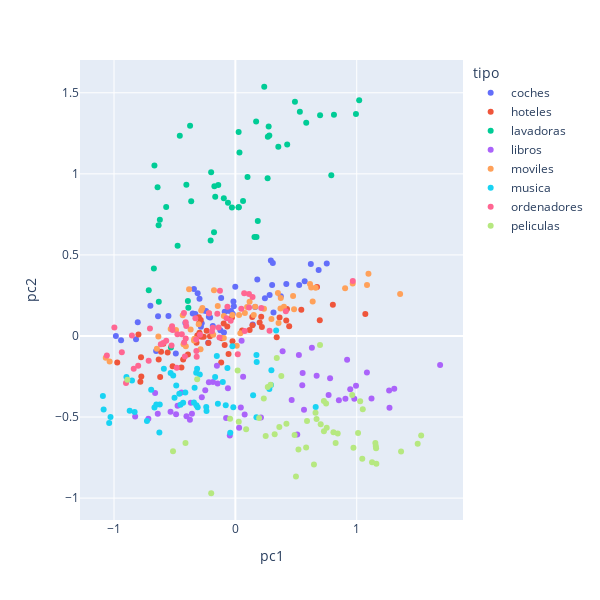

Notebook cell for this chart:
### Code cell
# Grafica interactiva
fig = px.scatter(pca_bow, x='pc1', y='pc2', hover_data=['tipo'], color = 'tipo')
fig.update_layout(
    autosize=False,
    width=600,
    height=600,
)
fig.show()

### Figure 1 — Plotly figure (JSON) as saved in the notebook; plotly's stock layout.template omitted (floating-point values rounded to 4 significant figures)
{"data": [{"customdata": [["coches"], ["coches"], ["coches"], ["coches"], ["coches"], ["coches"], ["coches"], ["coches"], ["coches"], ["coches"], ["coches"], ["coches"], ["coches"], ["coches"], ["coches"], ["coches"], ["coches"], ["coches"], ["coches"], ["coches"], ["coches"], ["coches"], ["coches"], ["coches"], ["coches"], ["coches"], ["coches"], ["coches"], ["coches"], ["coches"], ["coches"], ["coches"], ["coches"], ["coches"], ["coches"], ["coches"], ["coches"], ["coches"], ["coches"], ["coches"], ["coches"], ["coches"], ["coches"], ["coches"], ["coches"], ["coches"], ["coches"], ["coches"], ["coches"], ["coches"]], "hovertemplate": "tipo=%{customdata[0]}<br>pc1=%{x}<br>pc2=%{y}<extra></extra>", "legendgroup": "coches", "marker": {"color": "#636efa", "symbol": "circle"}, "mode": "markers", "name": "coches", "orientation": "v", "showlegend": true, "type": "scatter", "x": [-0.7001, 0.2435, 0.6219, -0.2184, -0.6371, 0.753, -0.2955, -0.3413, -0.8043, -0.01597, 0.1809, 0.2926, -0.9418, -0.01251, 0.3088, 0.5258, -0.1171, 0.1432, -0.0006747, -0.5513, -0.02198, -0.03694, -0.33, -0.08769, -0.8185, -0.284, -0.3107, -0.2235, 0.6863, -0.4115, -0.4908, 0.4198, -0.3512, 0.1634, -0.2081, -0.03694, 0.3142, -0.2414, 0.3745, -0.9846, -0.2773, -0.186, -0.09406, -0.1238, 0.2822, -0.2595, 0.5709, -0.6528, 0.303, -0.06106], "xaxis": "x", "y": [0.1861, 0.232, 0.4444, 0.119, 0.1213, 0.4475, 0.2292, 0.2893, 0.0841, 0.2129, 0.348, 0.4654, -0.02606, 0.1827, 0.4495, 0.3144, 0.2338, 0.07073, 0.3038, 0.1228, 0.1371, 0.1519, 0.1357, 0.149, -0.0205, 0.05637, 0.2637, -0.04195, 0.4073, 0.07934, -0.1088, 0.3211, 0.1391, 0.1794, 0.1142, 0.1519, 0.1446, 0.1543, 0.2454, -0.0009212, 0.07853, 0.06128, 0.0209, 0.03546, 0.2531, 0.157, 0.3375, -0.09331, 0.3145, 0.1551], "yaxis": "y"}, {"customdata": [["hoteles"], ["hoteles"], ["hoteles"], ["hoteles"], ["hoteles"], ["hoteles"], ["hoteles"], ["hoteles"], ["hoteles"], ["hoteles"], ["hoteles"], ["hoteles"], ["hoteles"], ["hoteles"], ["hoteles"], ["hoteles"], ["hoteles"], ["hoteles"], ["hoteles"], ["hoteles"], ["hoteles"], ["hoteles"], ["hoteles"], ["hoteles"], ["hoteles"], ["hoteles"], ["hoteles"], ["hoteles"], ["hoteles"], ["hoteles"], ["hoteles"], ["hoteles"], ["hoteles"], ["hoteles"], ["hoteles"], ["hoteles"], ["hoteles"], ["hoteles"], ["hoteles"], ["hoteles"], ["hoteles"], ["hoteles"], ["hoteles"], ["hoteles"], ["hoteles"], ["hoteles"], ["hoteles"], ["hoteles"], ["hoteles"], ["hoteles"]], "hovertemplate": "tipo=%{customdata[0]}<br>pc1=%{x}<br>pc2=%{y}<extra></extra>", "legendgroup": "hoteles", "marker": {"color": "#EF553B", "symbol": "circle"}, "mode": "markers", "name": "hoteles", "orientation": "v", "showlegend": true, "type": "scatter", "x": [0.2129, -0.2366, -0.08804, -0.7773, 0.4256, 0.4193, 0.2001, -0.2853, 0.3406, -0.5929, 0.6955, -0.09642, -0.0562, 0.05583, -0.32, -0.7826, -0.2603, -0.3908, -0.4444, -0.5168, 1.071, -0.2985, 0.8032, 0.4435, -0.02355, 0.1392, 0.1406, -0.02777, -0.6317, -0.9733, -0.2091, -0.2795, -0.5579, 0.5432, 0.3643, -0.612, -0.2222, -0.6197, -0.3138, -0.4302, -0.2957, 0.6729, 0.1176, -0.7986, -0.3007, 0.2186, -0.7751, -0.06663, -0.1117, -0.1169], "xaxis": "x", "y": [0.1189, 0.03253, -0.05507, -0.131, 0.1657, 0.09483, 0.0829, 0.09877, -0.008481, -0.04734, 0.09634, 0.0769, -0.1118, 0.0338, -0.04206, -0.2831, -0.004372, -0.1138, -0.1952, -0.1868, 0.1359, 0.07877, 0.1932, 0.06033, -0.03285, 0.1174, 0.06678, 0.114, -0.1456, -0.163, -0.002043, -0.00438, -0.1021, 0.1611, 0.1144, -0.09758, -0.04275, -0.2527, 0.003437, -0.145, 0.02022, 0.3023, 0.03646, 0.008453, 0.1156, 0.05463, -0.2497, 0.05903, -0.01431, -0.1629], "yaxis": "y"}, {"customdata": [["lavadoras"], ["lavadoras"], ["lavadoras"], ["lavadoras"], ["lavadoras"], ["lavadoras"], ["lavadoras"], ["lavadoras"], ["lavadoras"], ["lavadoras"], ["lavadoras"], ["lavadoras"], ["lavadoras"], ["lavadoras"], ["lavadoras"], ["lavadoras"], ["lavadoras"], ["lavadoras"], ["lavadoras"], ["lavadoras"], ["lavadoras"], ["lavadoras"], ["lavadoras"], ["lavadoras"], ["lavadoras"], ["lavadoras"], ["lavadoras"], ["lavadoras"], ["lavadoras"], ["lavadoras"], ["lavadoras"], ["lavadoras"], ["lavadoras"], ["lavadoras"], ["lavadoras"], ["lavadoras"], ["lavadoras"], ["lavadoras"], ["lavadoras"], ["lavadoras"], ["lavadoras"], ["lavadoras"], ["lavadoras"], ["lavadoras"], ["lavadoras"], ["lavadoras"], ["lavadoras"], ["lavadoras"], ["lavadoras"], ["lavadoras"]], "hovertemplate": "tipo=%{customdata[0]}<br>pc1=%{x}<br>pc2=%{y}<extra></extra>", "legendgroup": "lavadoras", "marker": {"color": "#00cc96", "symbol": "circle"}, "mode": "markers", "name": "lavadoras", "orientation": "v", "showlegend": true, "type": "scatter", "x": [-0.1727, 0.1574, 0.174, 0.03383, 0.2797, -0.6715, 0.02633, 0.06324, -0.7136, -0.4758, -0.6324, -0.02842, 0.1848, -0.3912, 0.5314, 0.354, -0.4578, -0.166, 0.02694, -0.3874, -0.6309, 0.1003, 0.7904, -0.1759, -0.6411, -0.6668, -0.2036, 0.8124, 0.9936, 0.2676, -0.4038, -0.5306, 0.6981, 0.2657, -0.622, 0.02824, -0.1408, -0.09515, -0.06088, 1.02, 0.1709, -0.3639, -0.3732, 0.5839, 0.2743, -0.1995, 0.4909, 0.4271, -0.5701, 0.2379], "xaxis": "x", "y": [0.924, 0.6107, 0.6098, 1.132, 1.236, 0.4159, 0.7947, 0.8328, 0.282, 0.5558, 0.6836, 0.7921, 0.7086, 0.2161, 1.382, 1.167, 1.234, 0.8586, 1.258, 0.1738, 0.2106, 0.9807, 0.9915, 0.6394, 0.9166, 1.051, 0.5894, 1.365, 1.368, 1.228, 0.9325, -0.07095, 1.361, 0.9723, 0.7175, 0.7933, 0.9306, 0.8489, 0.8211, 1.453, 1.322, 0.8313, 1.297, 1.315, 1.292, 1.01, 1.444, 1.182, 0.795, 1.537], "yaxis": "y"}, {"customdata": [["libros"], ["libros"], ["libros"], ["libros"], ["libros"], ["libros"], ["libros"], ["libros"], ["libros"], ["libros"], ["libros"], ["libros"], ["libros"], ["libros"], ["libros"], ["libros"], ["libros"], ["libros"], ["libros"], ["libros"], ["libros"], ["libros"], ["libros"], ["libros"], ["libros"], ["libros"], ["libros"], ["libros"], ["libros"], ["libros"], ["libros"], ["libros"], ["libros"], ["libros"], ["libros"], ["libros"], ["libros"], ["libros"], ["libros"], ["libros"], ["libros"], ["libros"], ["libros"], ["libros"], ["libros"], ["libros"], ["libros"], ["libros"], ["libros"], ["libros"]], "hovertemplate": "tipo=%{customdata[0]}<br>pc1=%{x}<br>pc2=%{y}<extra></extra>", "legendgroup": "libros", "marker": {"color": "#ab63fa", "symbol": "circle"}, "mode": "markers", "name": "libros", "orientation": "v", "showlegend": true, "type": "scatter", "x": [-0.3578, -0.6613, -0.3744, 0.5514, 1.687, -0.8257, 0.03087, 0.05136, 0.9801, 1.267, 0.7682, -0.06125, -0.2764, 0.9463, 1.309, 0.6698, 0.5236, 0.3893, 0.06392, 0.9943, -0.04591, 0.2107, 1.084, -0.5341, 0.6305, -0.4884, 1.122, -0.1462, 0.9207, 0.8529, 1.27, 0.04504, 0.4638, 0.5654, 0.51, -0.152, 0.7805, -0.4761, 0.9067, -0.2481, -0.07635, -0.6393, 0.5544, -0.4438, -0.1843, -0.7168, -0.2182, -0.3666, 0.07668, -0.4027], "xaxis": "x", "y": [-0.4792, -0.3513, -0.5161, -0.3038, -0.1791, -0.4973, -0.5666, -0.02922, -0.3868, -0.3356, -0.3643, -0.323, -0.3773, -0.3291, -0.3251, -0.245, -0.1181, -0.09414, -0.2511, -0.3073, -0.6132, -0.5027, -0.2249, -0.4674, -0.07239, -0.4825, -0.3856, -0.2934, -0.1461, -0.3971, -0.4433, -0.4419, -0.3956, -0.4547, -0.6075, -0.1835, -0.2607, -0.4305, -0.3867, -0.3348, -0.5059, -0.4798, -0.2286, -0.348, -0.2833, -0.5111, -0.2857, -0.4114, -0.4845, -0.4957], "yaxis": "y"}, {"customdata": [["moviles"], ["moviles"], ["moviles"], ["moviles"], ["moviles"], ["moviles"], ["moviles"], ["moviles"], ["moviles"], ["moviles"], ["moviles"], ["moviles"], ["moviles"], ["moviles"], ["moviles"], ["moviles"], ["moviles"], ["moviles"], ["moviles"], ["moviles"], ["moviles"], ["moviles"], ["moviles"], ["moviles"], ["moviles"], ["moviles"], ["moviles"], ["moviles"], ["moviles"], ["moviles"], ["moviles"], ["moviles"], ["moviles"], ["moviles"], ["moviles"], ["moviles"], ["moviles"], ["moviles"], ["moviles"], ["moviles"], ["moviles"], ["moviles"], ["moviles"], ["moviles"], ["moviles"], ["moviles"], ["moviles"], ["moviles"], ["moviles"], ["moviles"]], "hovertemplate": "tipo=%{customdata[0]}<br>pc1=%{x}<br>pc2=%{y}<extra></extra>", "legendgroup": "moviles", "marker": {"color": "#FFA15A", "symbol": "circle"}, "mode": "markers", "name": "moviles", "orientation": "v", "showlegend": true, "type": "scatter", "x": [-0.3813, -0.3375, 0.6151, -0.4273, 0.2359, 0.6248, -0.095, 0.297, -0.1761, 1.085, -0.272, 1.097, 0.0306, -0.3409, 0.1635, 0.01145, -0.2818, 0.04105, -0.09514, 0.09671, 0.3716, -0.0246, -0.3686, 0.4834, 0.07813, 1.358, -0.6465, -1.068, -0.4336, -0.2869, -0.6344, -0.2173, -0.4082, -0.4892, 0.6617, 0.3741, -0.302, 0.9042, 0.3508, 0.1518, -0.1449, 0.3559, 0.1172, -1.036, -0.1824, 0.4003, -0.533, 0.9666, 0.4757, 0.6371], "xaxis": "x", "y": [0.2878, -0.01667, 0.3199, -0.05142, 0.1683, 0.2991, -0.01189, 0.1052, 0.2817, 0.3151, 0.1728, 0.3843, 0.1295, -0.02747, 0.1803, -0.0608, 0.1573, 0.0171, 0.1225, 0.1781, 0.1701, 0.1293, 0.03972, 0.1644, 0.1415, 0.2584, -0.07854, -0.1343, 0.1284, -0.0816, -0.00332, 0.1399, -0.06286, 0.03698, 0.2971, 0.2336, 0.07246, 0.2943, 0.2645, 0.1287, 0.1848, 0.08066, 0.2112, -0.1575, 0.007831, 0.1806, 0.04245, 0.3236, 0.2471, 0.212], "yaxis": "y"}, {"customdata": [["musica"], ["musica"], ["musica"], ["musica"], ["musica"], ["musica"], ["musica"], ["musica"], ["musica"], ["musica"], ["musica"], ["musica"], ["musica"], ["musica"], ["musica"], ["musica"], ["musica"], ["musica"], ["musica"], ["musica"], ["musica"], ["musica"], ["musica"], ["musica"], ["musica"], ["musica"], ["musica"], ["musica"], ["musica"], ["musica"], ["musica"], ["musica"], ["musica"], ["musica"], ["musica"], ["musica"], ["musica"], ["musica"], ["musica"], ["musica"], ["musica"], ["musica"], ["musica"], ["musica"], ["musica"], ["musica"], ["musica"], ["musica"], ["musica"], ["musica"]], "hovertemplate": "tipo=%{customdata[0]}<br>pc1=%{x}<br>pc2=%{y}<extra></extra>", "legendgroup": "musica", "marker": {"color": "#19d3f3", "symbol": "circle"}, "mode": "markers", "name": "musica", "orientation": "v", "showlegend": true, "type": "scatter", "x": [-0.1529, -0.6936, -0.5013, -0.452, -0.4122, -0.167, -0.5335, 0.336, -0.5892, -1.091, 0.2969, 0.2939, -0.8708, -0.3226, -0.06554, 0.1757, -0.04215, -1.086, -0.2399, -0.4304, -0.1035, -0.7285, -0.8517, -0.6231, -0.1439, -0.3412, -0.3105, 0.1738, -0.07931, 0.1736, -0.487, -0.4619, -0.3209, 0.1462, -0.8976, -1.029, -0.01689, -0.6666, 0.6618, -0.5123, -1.04, -0.3151, -0.2377, -0.2931, -0.3359, -0.02426, -0.6512, -0.83, -0.6261, 0.2802], "xaxis": "x", "y": [-0.1234, -0.331, -0.3812, -0.4244, -0.3481, -0.2526, -0.229, 0.03336, -0.2018, -0.3695, -0.2107, -0.303, -0.4615, -0.2276, -0.1971, -0.16, -0.5972, -0.4531, -0.4388, -0.412, -0.2837, -0.5247, -0.275, -0.4224, -0.4173, -0.4103, -0.4397, -0.1176, -0.4279, -0.501, -0.3062, -0.3558, -0.4275, -0.3663, -0.2536, -0.5004, -0.4396, -0.4411, -0.4384, -0.2432, -0.5373, -0.2018, -0.4628, -0.2371, -0.319, -0.0641, -0.4219, -0.4691, -0.5959, -0.3272], "yaxis": "y"}, {"customdata": [["ordenadores"], ["ordenadores"], ["ordenadores"], ["ordenadores"], ["ordenadores"], ["ordenadores"], ["ordenadores"], ["ordenadores"], ["ordenadores"], ["ordenadores"], ["ordenadores"], ["ordenadores"], ["ordenadores"], ["ordenadores"], ["ordenadores"], ["ordenadores"], ["ordenadores"], ["ordenadores"], ["ordenadores"], ["ordenadores"], ["ordenadores"], ["ordenadores"], ["ordenadores"], ["ordenadores"], ["ordenadores"], ["ordenadores"], ["ordenadores"], ["ordenadores"], ["ordenadores"], ["ordenadores"], ["ordenadores"], ["ordenadores"], ["ordenadores"], ["ordenadores"], ["ordenadores"], ["ordenadores"], ["ordenadores"], ["ordenadores"], ["ordenadores"], ["ordenadores"], ["ordenadores"], ["ordenadores"], ["ordenadores"], ["ordenadores"], ["ordenadores"], ["ordenadores"], ["ordenadores"], ["ordenadores"], ["ordenadores"], ["ordenadores"]], "hovertemplate": "tipo=%{customdata[0]}<br>pc1=%{x}<br>pc2=%{y}<extra></extra>", "legendgroup": "ordenadores", "marker": {"color": "#FF6692", "symbol": "circle"}, "mode": "markers", "name": "ordenadores", "orientation": "v", "showlegend": true, "type": "scatter", "x": [-0.2915, -0.1271, -0.3189, -0.8524, 0.2135, -0.4087, -0.1309, -0.3295, -0.1486, -0.06555, -0.4412, -0.5696, -0.8007, 0.04881, -0.7037, -0.4047, -0.9967, -0.3213, 0.1122, 0.1415, 0.0727, -0.7143, -0.07266, -0.2169, -0.4219, 0.07762, -0.5175, -0.5218, -0.1379, 0.9675, -0.5941, -0.1932, -0.9356, -0.8373, 0.02002, -0.4235, -0.4162, -1.059, -0.1858, 0.1128, -0.4831, -0.4774, -0.4095, -0.901, -0.3227, -0.5259, -0.6143, -0.03862, 0.4158, 0.2817], "xaxis": "x", "y": [0.007832, 0.2784, -0.1279, 0.002467, 0.1726, -0.01538, -0.008808, 0.1093, 0.1375, 0.1807, 0.01053, -0.02998, -0.1842, 0.1677, 0.04631, 0.0612, 0.05253, -0.09257, 0.2583, 0.2405, 0.2631, -0.1522, 0.1099, 0.1406, -0.03989, 0.03064, 0.03665, 0.05999, 0.05217, 0.3389, -0.04398, 0.0297, -0.09971, -0.2018, -0.1135, 0.1423, -0.1266, -0.1201, 0.05033, 0.1755, -0.1956, 0.01121, 0.0852, -0.2894, -0.02206, -0.05912, -0.0513, 0.09394, 0.153, 0.03234], "yaxis": "y"}, {"customdata": [["peliculas"], ["peliculas"], ["peliculas"], ["peliculas"], ["peliculas"], ["peliculas"], ["peliculas"], ["peliculas"], ["peliculas"], ["peliculas"], ["peliculas"], ["peliculas"], ["peliculas"], ["peliculas"], ["peliculas"], ["peliculas"], ["peliculas"], ["peliculas"], ["peliculas"], ["peliculas"], ["peliculas"], ["peliculas"], ["peliculas"], ["peliculas"], ["peliculas"], ["peliculas"], ["peliculas"], ["peliculas"], ["peliculas"], ["peliculas"], ["peliculas"], ["peliculas"], ["peliculas"], ["peliculas"], ["peliculas"], ["peliculas"], ["peliculas"], ["peliculas"], ["peliculas"], ["peliculas"], ["peliculas"], ["peliculas"], ["peliculas"], ["peliculas"], ["peliculas"], ["peliculas"], ["peliculas"], ["peliculas"], ["peliculas"], ["peliculas"]], "hovertemplate": "tipo=%{customdata[0]}<br>pc1=%{x}<br>pc2=%{y}<extra></extra>", "legendgroup": "peliculas", "marker": {"color": "#B6E880", "symbol": "circle"}, "mode": "markers", "name": "peliculas", "orientation": "v", "showlegend": true, "type": "scatter", "x": [-0.1991, 0.7298, 0.3411, -0.04387, 0.7031, 0.7526, 0.8434, 1.046, 0.6605, 0.9626, 1.157, 0.6975, 0.5904, 0.4993, -0.5138, 1.011, 0.5831, 0.2342, 1.154, 0.4207, 0.6476, 1.531, 0.3785, 0.324, 0.01872, 0.7476, 0.973, 1.028, 0.2499, 0.8263, 0.02794, 1.365, 0.1959, 0.08879, 1.126, 1.162, 1.502, 1.05, 0.3623, -0.411, 0.7294, -0.8898, -0.3146, 0.4879, 0.2669, 0.6691, 0.8082, 0.5198, 1.16, 0.2903], "xaxis": "x", "y": [-0.9701, -0.5878, -0.1351, -0.5105, -0.5447, -0.5656, -0.6022, -0.7576, -0.4734, -0.3636, -0.6793, -0.056, -0.5247, -0.8668, -0.7107, -0.5986, -0.6886, -0.386, -0.6605, -0.5409, -0.7935, -0.6145, -0.2469, -0.6061, -0.2136, -0.4169, -0.6893, -0.4021, -0.6172, -0.6603, -0.5297, -0.7119, -0.5067, -0.5758, -0.7786, -0.7876, -0.6643, -0.4521, -0.5616, -0.6599, -0.401, -0.2703, -0.2677, -0.6114, -0.3153, -0.5123, -0.5941, -0.6996, -0.6932, -0.3011], "yaxis": "y"}], "layout": {"autosize": false, "height": 600, "legend": {"title": {"text": "tipo"}, "tracegroupgap": 0}, "margin": {"t": 60}, "width": 600, "xaxis": {"anchor": "y", "domain": [0, 1], "title": {"text": "pc1"}}, "yaxis": {"anchor": "x", "domain": [0, 1], "title": {"text": "pc2"}}}}
